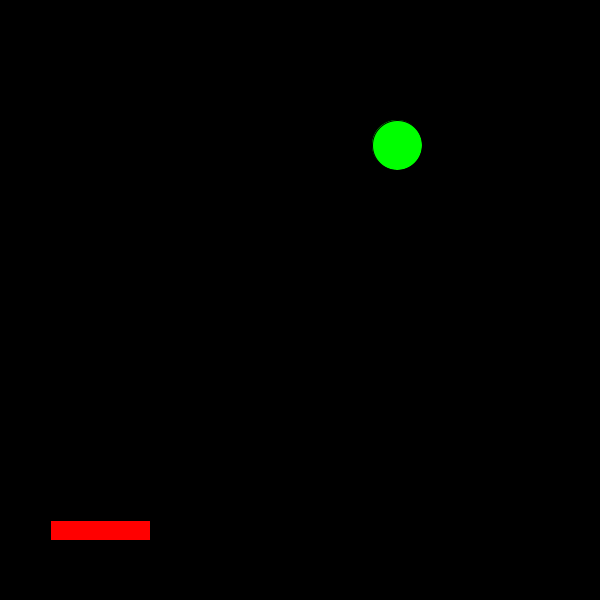
Frame 1 (no input)
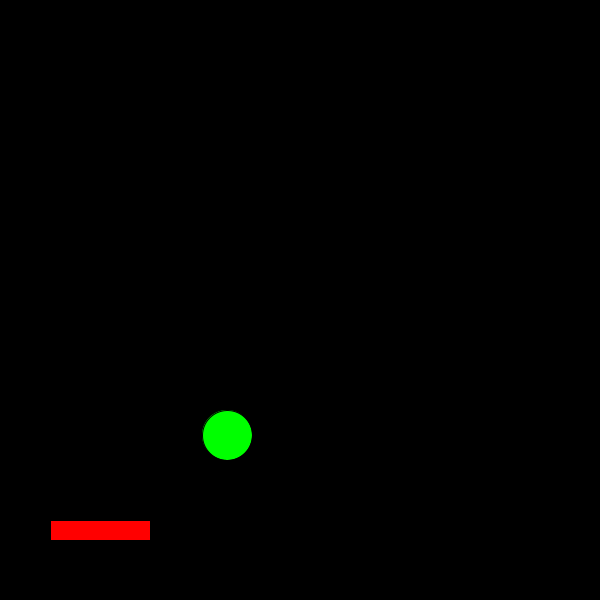
Frame 60 (the mouse pressed at the canvas centre just before this capture)
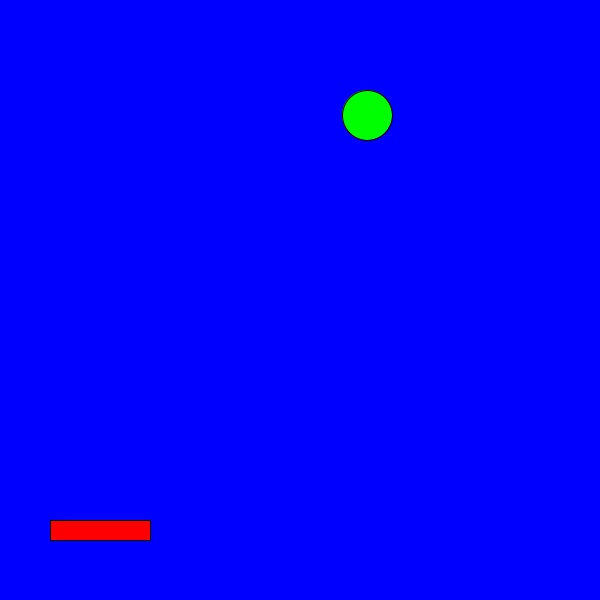
Frame 120 (the mouse held since frame 60 and released just before this capture)

The Processing sketch that drew these frames (run headless with seeded random() and noise(); from frame 60 on, the mouse is pressed at the canvas centre):

// Processing sketch: processing_83970
// ── processing_83970.pde

ball ball;
paddle paddle;
boolean gameover = false;
void setup()
{
  size(600,600);
  ball = new ball();
  paddle = new paddle();
}
void draw()
{
  if(gameover == false) 
  {
    background(0);
  }
  else
  {
    background(0,0,255);
  }
   paddle.move();
  paddle.show();
  ball.move();
  ball.bounce();
  ball.show();
 
}
class ball
{
  int x,y;
  boolean up,right;
  ball()
  {
    x = int (random(600));
    y = int (random(600));
    up = true;
    right = true;
  }
  void move()
  {
    if(up == true)
    {
      y= y-10;
    }
    if(right == true)
    {
      x=x+10;
    }
    if (up == false)
    {
      y=y+10;
    }
    if (right == false)
    {
      x=x-10;
    }
  }
  void bounce()
  {
    if( y>=574)
    {

      //up = true;
      gameover=true;
    }
     if (y<=0)
    {
      up = false;
    }
    else if (x>=600)
    {
      right = false;
    }
    else if (x<=0)
    {
      right = true;
    }
    else if (get(x,y+26) != color(0))
    {
      println("up");
      up = true;
    }
    
    

  }
  void show()
  {
    fill(0,255,0);
    ellipse(x,y,50,50);
  }   
}
class paddle
{
  int z=50;
  void move()
  {
    if(keyPressed==true && key=='a')
    {
      z=z-10;
    }
    if(keyPressed==true && key=='d')
    {
      z=z+10;
    }
  }
  void show()
  {
    fill(255,0,0);
    rect(z,520,100,20);
  }
}
